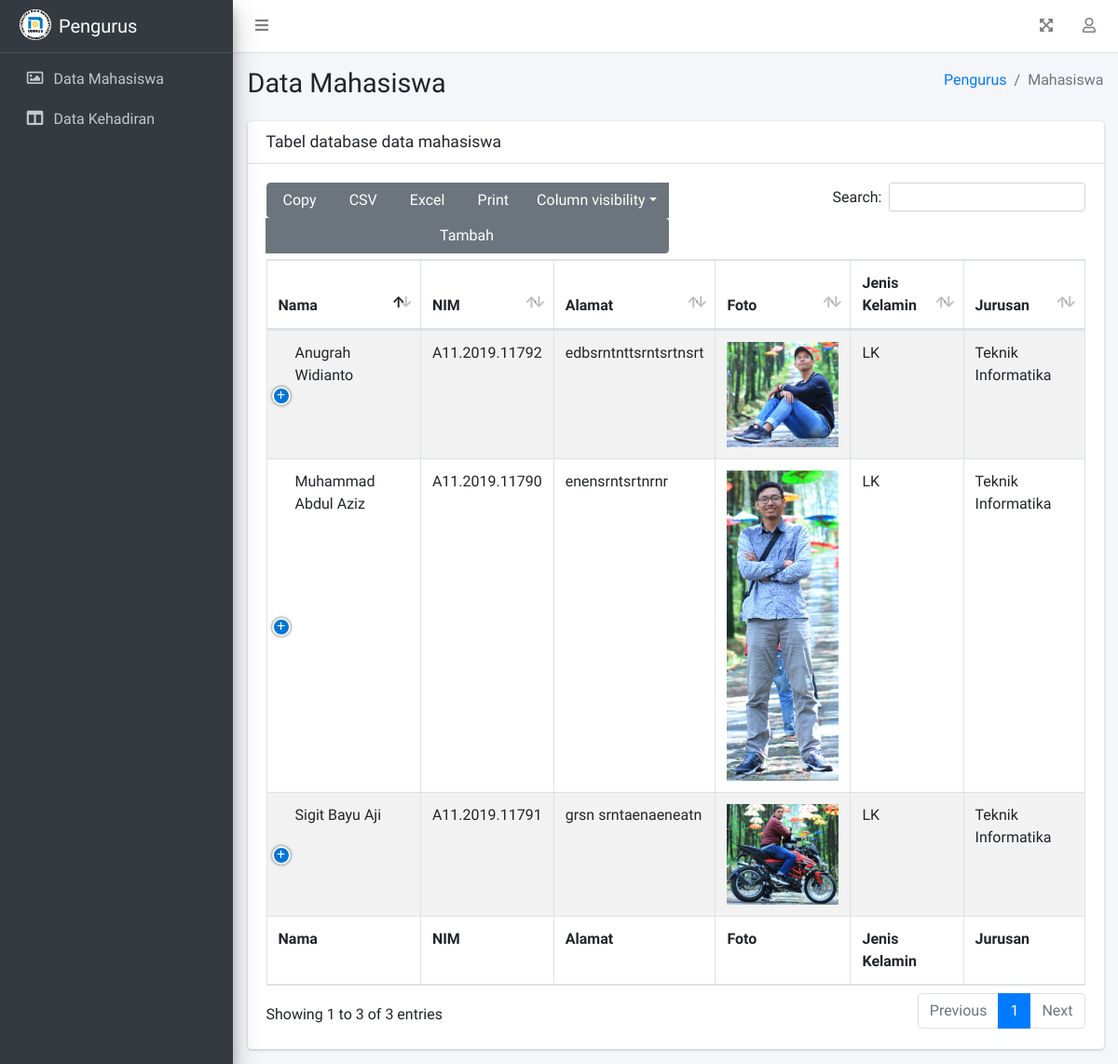
/pengurus/data-mahasiswa, run on the app's committed database.
### mahasiswa/models.py (models this page shows, shortened)
class Mahasiswa(models.Model):
   class Gender(models.TextChoices):
      COWOK = "LK", _("Laki-Laki")
      CEWEK = "PR", _("Perempuan")
   nama = models.CharField(max_length=100)
   nim = models.CharField(max_length=15)
   alamat = models.TextField()
   foto_mhs = models.ImageField(upload_to='ProfileMahasiswa')
   jenis_kelamin = models.CharField(
      max_length=2, choices=Gender.choices
      )
   jurusan = models.CharField(max_length=50)
   email = models.EmailField()

### pengurus/views.py (the view)
# urls.py: path('data-mahasiswa', views.dataMahasiswa),
def dataMahasiswa(request):
    mhs = Mahasiswa.objects.all()
    context = {
        'title': 'Admin | Mahasiswa',
        'heading': 'Blog',
        'subheadin': 'silahkan masukkan username dan password anda',
        'nav': ['Pengurus','Mahasiswa'],
        'tabel_mhs': mhs,
    }
    return render(request, "pengurus/pages/data-mahasiswa.html", context)

### pengurus/templates/pengurus/pages/data-mahasiswa.html (shortened to what this page needs)
{% extends "pengurus/index.html" %}
{% block isi %}
<div class="content-wrapper">
   <section class="content-header">
      <div class="container-fluid">
         <div class="row mb-2">
            <div class="col-sm-6">
               <h1>Data Mahasiswa</h1>
            </div>
            <div class="col-sm-6">
               <ol class="breadcrumb float-sm-right">
                  <li class="breadcrumb-item"><a href="">{{nav.0}}</a></li>
                  <li class="breadcrumb-item active">{{nav.1}}</li>
               </ol>
            </div>
         </div>
      </div>
   </section>
   <section class="content">
      <div class="container-fluid">
         <div class="row">
            <div class="col-12">
               <div class="card">
                  <div class="card-header">
                     <h3 class="card-title">Tabel database data mahasiswa</h3>
                  </div>
                  <div class="card-body">
                     <table id="example1" class="table table-bordered table-striped">
                        <thead>
                           <tr>
                              <th>Nama</th>
                              <th>NIM</th>
                              <th>Alamat</th>
                              <th>Foto</th>
                              <th>Jenis Kelamin</th>
                              <th>Jurusan</th>
                           </tr>
                        </thead>
                        <tbody>
                           {% for n in tabel_mhs %}
                           <tr>
                              <td>{{n.nama}}</td>
                              <td>{{n.nim}}</td>
                              <td>{{n.alamat}}</td>
                              <td><img src="/media/{{n.foto_mhs}}" alt="foto {{n.nama}}" srcset=""></td>
                              <td>{{n.jenis_kelamin}}</td>
                              <td>{{n.jurusan}}</td>
                           </tr>
                           {% endfor %}
                        </tbody>
                        <tfoot>
                           <tr>
                              <th>Nama</th>
                              <th>NIM</th>
                              <th>Alamat</th>
                              <th>Foto</th>
                              <th>Jenis Kelamin</th>
                              <th>Jurusan</th>
                           </tr>
                        </tfoot>
                     </table>
                  </div>
               </div>
            </div>
         </div>
      </div>
</div>
{% endblock isi %}

### pengurus/static/pengurus/index.css (style rules this page uses)
td img { width: 120px; }

### data on the page
Mahasiswa: nama "Muhammad Abdul Aziz", nim "A11.2019.11790", alamat "enensrntsrtnrnr", foto_mhs (picture), jenis_kelamin "LK", jurusan "Teknik Informatika"
Mahasiswa: nama "Sigit Bayu Aji", nim "A11.2019.11791", alamat "grsn srntaenaeneatn", foto_mhs (picture), jenis_kelamin "LK", jurusan "Teknik Informatika"
Mahasiswa: nama "Anugrah Widianto", nim "A11.2019.11792", alamat "edbsrntnttsrntsrtnsrt", foto_mhs (picture), jenis_kelamin "LK", jurusan "Teknik Informatika"

### other printed values
{{ nav.0 }} "Pengurus"
{{ nav.1 }} "Mahasiswa"
